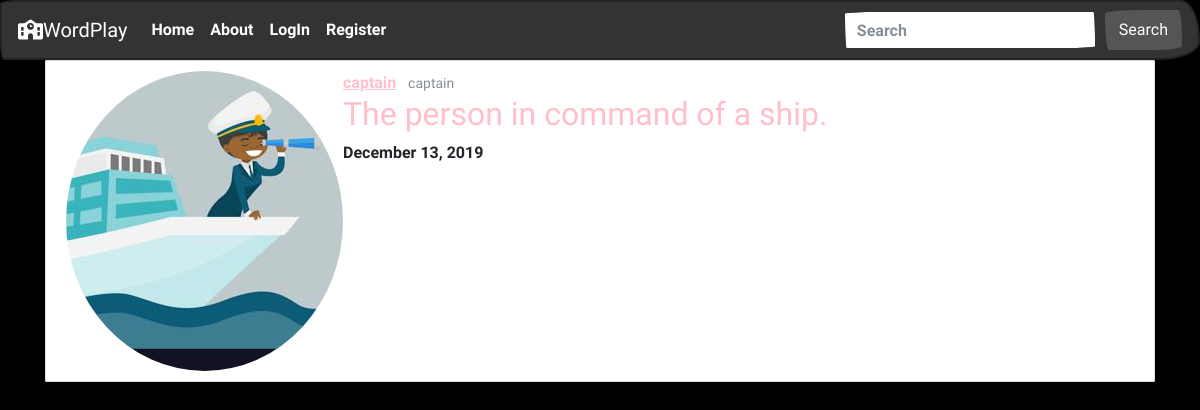
The page /word/38/ on the database its author committed.
### words/models.py (models this page shows, shortened)
class Words(models.Model):
    noun = models.CharField(max_length=100)
    define = models.TextField()
    date_posted = models.DateTimeField(default=timezone.now)
    player = models.ForeignKey(User, on_delete=models.CASCADE)

### accounts/models.py (models this page shows, shortened)
class Profile(models.Model):
    user = models.OneToOneField(User, on_delete=models.CASCADE)
    image = models.ImageField(default='default.jpg', upload_to='profile_pics')

### words/views.py (the view)
# urls.py: path('word/<int:pk>/', WordDetailView.as_view(), name='words-detail'),
class WordDetailView(DetailView):
    model = Words

### words/templates/words/words_detail.html (shortened to what this page needs)
{% extends "words/base.html" %}
{% block content %}
<article class="media content-section">
    <img class="rounded-circle" src="{{ object.player.profile.image.url }}" alt="">
    <div class="media-body">
        <div class="article-metadata">
          <a class="mr-2" href="{% url 'player-words' object.player.username %}">{{ object.player }}</a>
          <small class="text-muted">{{ object.noun }}</small>
        </div>
    <h2>{{ object.define }}</h2>
    <p class="article-content">{{ object.date_posted|date:"F d, Y" }}</p
    </div>
</article>
{% endblock content %}

### words/static/words/main.css (style rules this page uses)
body { background: black; }
h1, h2, a { color: pink; }
.content-section { background: #ffffff; padding: 10px 20px; border: 1px solid #dddddd; border-radius: 1px; margin-bottom: 20px; }

### rows shown on the page
Words: player.profile.image (picture), player "captain", noun "captain", define "The person in command of a ship.", date_posted "December 13, 2019"
